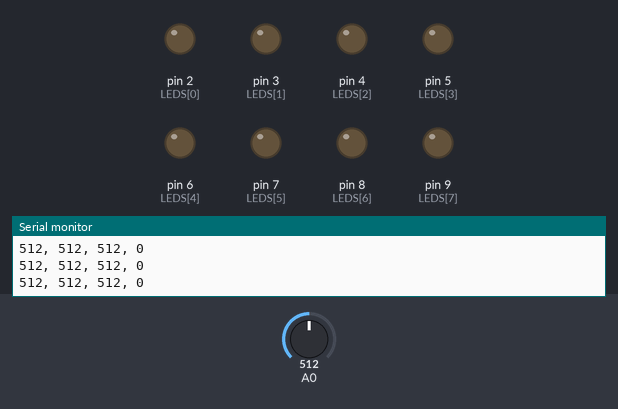
The sketch below on a simulated Arduino Uno, built with avr-gcc and run on an emulated ATmega328P. Shown: output pins drawn as LEDs (lit = HIGH), the last lines printed to the serial monitor. The test bench sets the inputs (shaded band); at power-on: A0 = 512.

Above: at 1.2 s.
1.3 s: A0 set to 527
At 2.7 s:
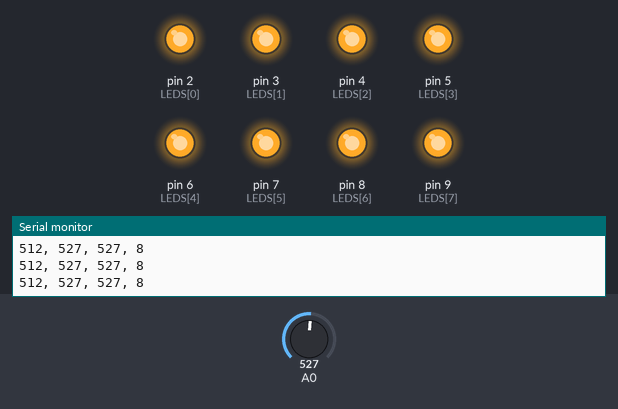
4.3 s: A0 set to 511
At 4.45 s:
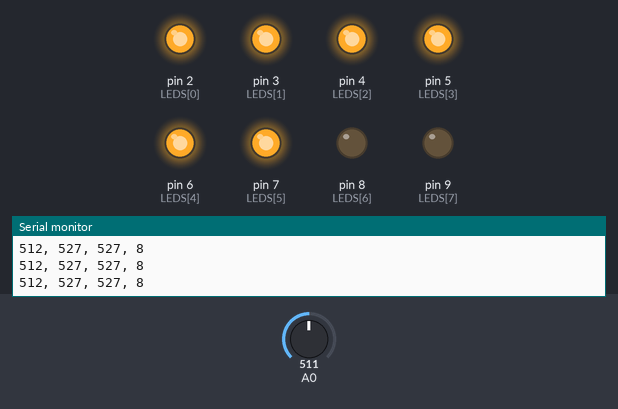
7.3 s: A0 set to 716
At 7.48 s:
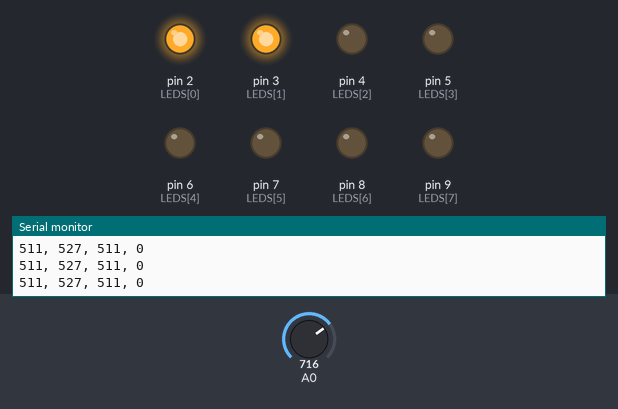
Timing chart, 0 to 10.3 s (numbered marks = the images above; inputs shaded):
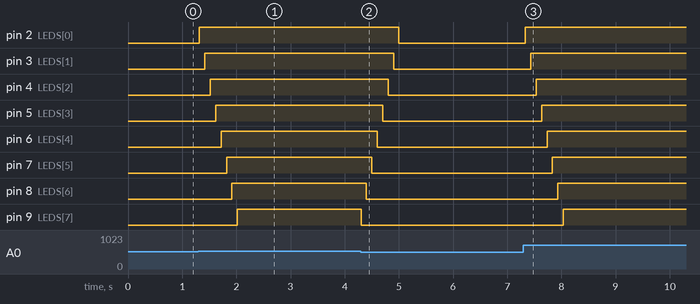

Measured:
- the behaviour switches between 512 and 513 on A0 (found by bisection; images 0 and 1)
- after the input at 1.3 s, pin 2 (LEDS[0]): LOW → HIGH at once; pin 3 (LEDS[1]): LOW → HIGH after 0.12 s; pin 4 (LEDS[2]): LOW → HIGH after 0.22 s; pin 5 (LEDS[3]): LOW → HIGH after 0.32 s; pin 6 (LEDS[4]): LOW → HIGH after 0.42 s
- after the input at 4.3 s, pin 2 (LEDS[0]): HIGH → LOW after 0.70 s; pin 3 (LEDS[1]): HIGH → LOW after 0.60 s; pin 4 (LEDS[2]): HIGH → LOW after 0.50 s; pin 5 (LEDS[3]): HIGH → LOW after 0.40 s; pin 6 (LEDS[4]): HIGH → LOW after 0.30 s
- after the input at 7.3 s, pin 2 (LEDS[0]): LOW → HIGH at once; pin 3 (LEDS[1]): LOW → HIGH after 0.13 s; pin 4 (LEDS[2]): LOW → HIGH after 0.23 s; pin 5 (LEDS[3]): LOW → HIGH after 0.34 s; pin 6 (LEDS[4]): LOW → HIGH after 0.44 s

The sketch:

sketch_sep11b.ino
```cpp
const int LEDS[] = {2, 3, 4, 5, 6, 7, 8, 9};
int min, max;

int pinCount;
int cur_grade;
int total_grade; // 0~8단계, 0 : 0개, 8: 8개

void setup() {
  Serial.begin(9600);

  pinCount = sizeof(LEDS) / sizeof(LEDS[0]);
  for(int i = 0; i < pinCount; i++)
  {
    pinMode(LEDS[i], OUTPUT);
  }

  min = 1023;
  max = 0;

  cur_grade = 0;
  total_grade = pinCount;
}

void loop() {
  int volume = analogRead(A0);
  min = (volume < min) ? volume : min;
  max = (volume > max) ? volume : max;

  // int light = map(volume, min, max, 0, 255);
  // analogWrite(LED1, light);

  int range = max - min;
  int new_grade = 0;

  if (range > 0) {
    new_grade = (long)(volume - min) * total_grade / range;
    if (new_grade > total_grade)
      new_grade = total_grade;
    if (new_grade < 0)
      new_grade = 0;
  }

  if (cur_grade < new_grade)
  {
    for (int i = cur_grade; i < new_grade; i++)
    {
      digitalWrite(LEDS[i], HIGH);
      delay(100);
    }

    cur_grade = new_grade;
  }
  else if (cur_grade > new_grade)
  {
    for (int i = cur_grade - 1; i >= new_grade; i--)
    {
      digitalWrite(LEDS[i], LOW);
      delay(100);
    }

    cur_grade = new_grade;
  }

  Serial.print(min);
  Serial.print(", ");
  Serial.print(max);
  Serial.print(", ");
  Serial.print(volume);
  Serial.print(", ");
  Serial.println(cur_grade);

  delay(50);
}
```
